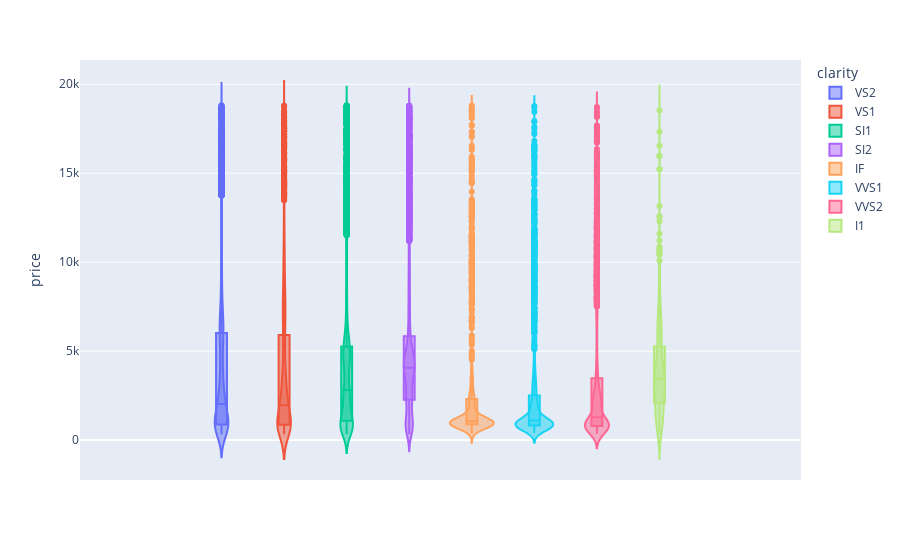

The notebook cell this image was saved under:
### Code cell
fig = px.violin(df, y="price", color="clarity", box=True)
fig.show()

### Figure 1 — Plotly figure (JSON) as saved in the notebook; plotly's stock layout.template omitted (floating-point values rounded to 4 significant figures; data arrays with more than 128 entries replaced by an {"elided": "..."} marker saying what was removed)
{"data": [{"alignmentgroup": "True", "box": {"visible": true}, "hovertemplate": "clarity=VS2<br>price=%{y}<extra></extra>", "legendgroup": "VS2", "marker": {"color": "#636efa"}, "name": "VS2", "offsetgroup": "VS2", "orientation": "v", "scalegroup": "True", "showlegend": true, "type": "violin", "x0": " ", "xaxis": "x", "y": {"elided": "9248 int values"}, "y0": " ", "yaxis": "y"}, {"alignmentgroup": "True", "box": {"visible": true}, "hovertemplate": "clarity=VS1<br>price=%{y}<extra></extra>", "legendgroup": "VS1", "marker": {"color": "#EF553B"}, "name": "VS1", "offsetgroup": "VS1", "orientation": "v", "scalegroup": "True", "showlegend": true, "type": "violin", "x0": " ", "xaxis": "x", "y": {"elided": "6066 int values"}, "y0": " ", "yaxis": "y"}, {"alignmentgroup": "True", "box": {"visible": true}, "hovertemplate": "clarity=SI1<br>price=%{y}<extra></extra>", "legendgroup": "SI1", "marker": {"color": "#00cc96"}, "name": "SI1", "offsetgroup": "SI1", "orientation": "v", "scalegroup": "True", "showlegend": true, "type": "violin", "x0": " ", "xaxis": "x", "y": {"elided": "9749 int values"}, "y0": " ", "yaxis": "y"}, {"alignmentgroup": "True", "box": {"visible": true}, "hovertemplate": "clarity=SI2<br>price=%{y}<extra></extra>", "legendgroup": "SI2", "marker": {"color": "#ab63fa"}, "name": "SI2", "offsetgroup": "SI2", "orientation": "v", "scalegroup": "True", "showlegend": true, "type": "violin", "x0": " ", "xaxis": "x", "y": {"elided": "6929 int values"}, "y0": " ", "yaxis": "y"}, {"alignmentgroup": "True", "box": {"visible": true}, "hovertemplate": "clarity=IF<br>price=%{y}<extra></extra>", "legendgroup": "IF", "marker": {"color": "#FFA15A"}, "name": "IF", "offsetgroup": "IF", "orientation": "v", "scalegroup": "True", "showlegend": true, "type": "violin", "x0": " ", "xaxis": "x", "y": {"elided": "1327 int values"}, "y0": " ", "yaxis": "y"}, {"alignmentgroup": "True", "box": {"visible": true}, "hovertemplate": "clarity=VVS1<br>price=%{y}<extra></extra>", "legendgroup": "VVS1", "marker": {"color": "#19d3f3"}, "name": "VVS1", "offsetgroup": "VVS1", "orientation": "v", "scalegroup": "True", "showlegend": true, "type": "violin", "x0": " ", "xaxis": "x", "y": {"elided": "2774 int values"}, "y0": " ", "yaxis": "y"}, {"alignmentgroup": "True", "box": {"visible": true}, "hovertemplate": "clarity=VVS2<br>price=%{y}<extra></extra>", "legendgroup": "VVS2", "marker": {"color": "#FF6692"}, "name": "VVS2", "offsetgroup": "VVS2", "orientation": "v", "scalegroup": "True", "showlegend": true, "type": "violin", "x0": " ", "xaxis": "x", "y": {"elided": "3799 int values"}, "y0": " ", "yaxis": "y"}, {"alignmentgroup": "True", "box": {"visible": true}, "hovertemplate": "clarity=I1<br>price=%{y}<extra></extra>", "legendgroup": "I1", "marker": {"color": "#B6E880"}, "name": "I1", "offsetgroup": "I1", "orientation": "v", "scalegroup": "True", "showlegend": true, "type": "violin", "x0": " ", "xaxis": "x", "y": {"elided": "563 int values"}, "y0": " ", "yaxis": "y"}], "layout": {"autosize": true, "legend": {"title": {"text": "clarity"}, "tracegroupgap": 0}, "margin": {"t": 60}, "violinmode": "group", "xaxis": {"anchor": "y", "autorange": true, "domain": [0, 1], "range": [-0.5035, 0.5035], "type": "category"}, "yaxis": {"anchor": "x", "autorange": true, "domain": [0, 1], "range": [-2241.0, 21360.0], "title": {"text": "price"}, "type": "linear"}}}
